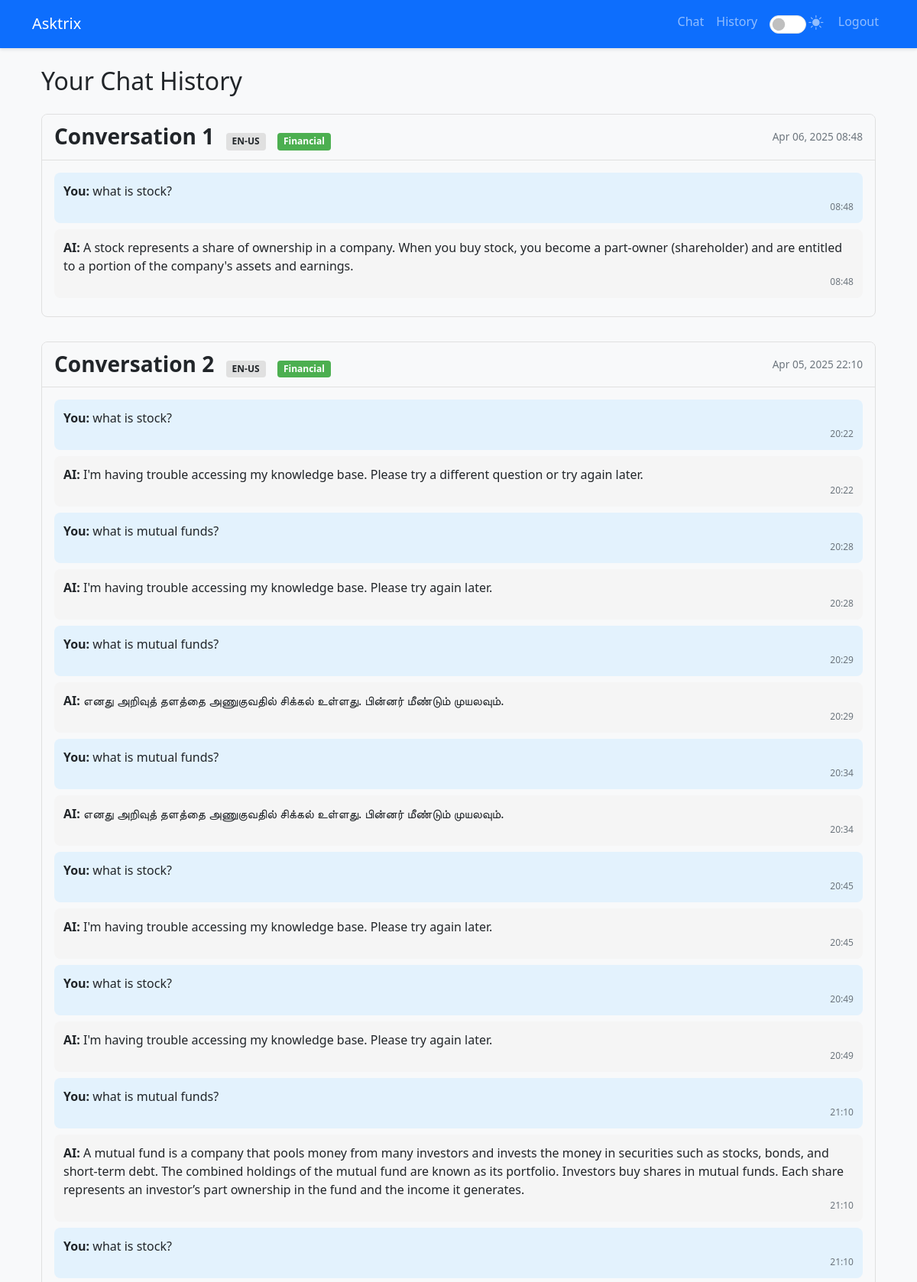
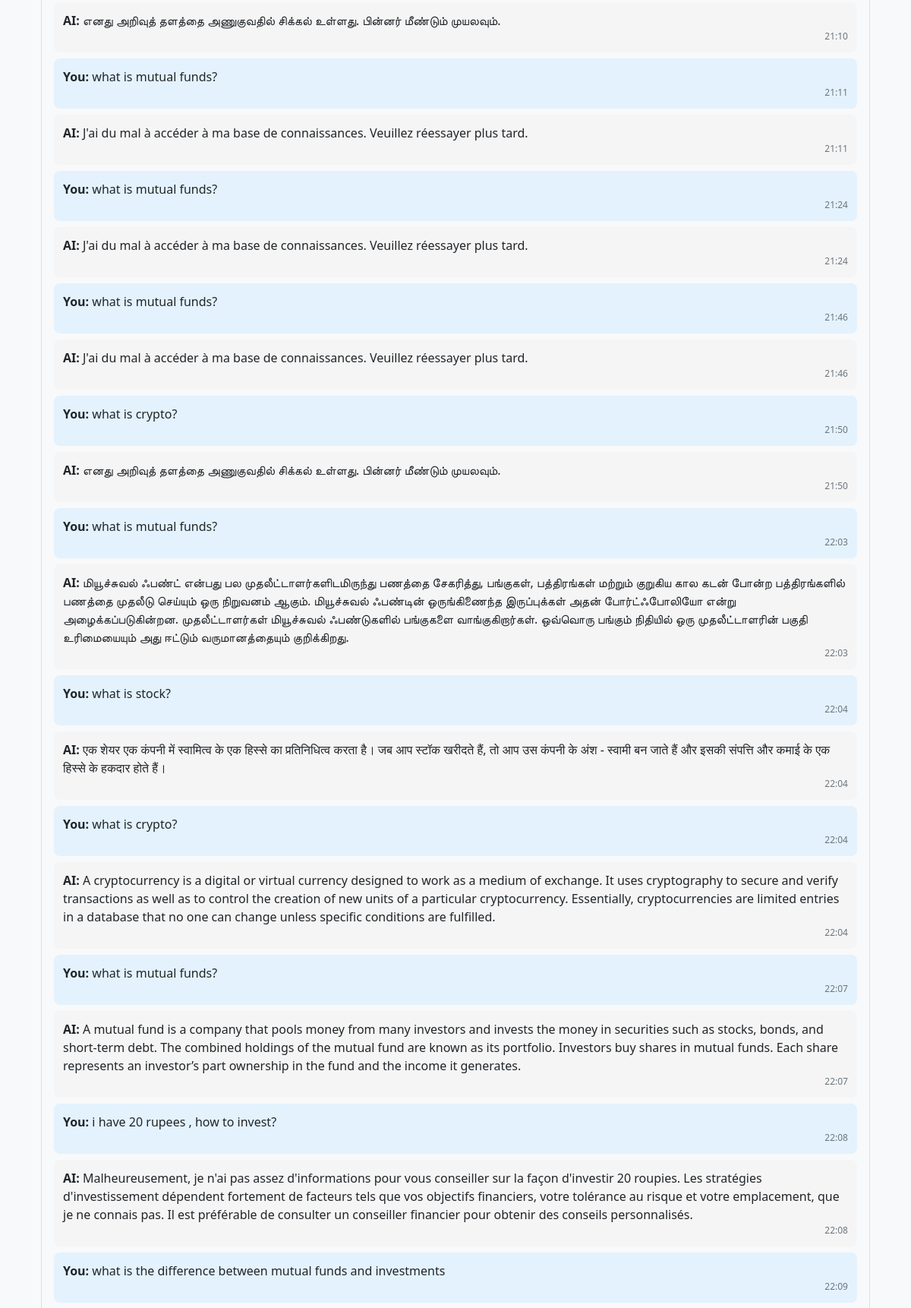
The page /history (signed in, upper part) on the database its author committed (2 pictures, top to bottom).
### models/chat.py (models this page shows, shortened)
class ChatHistory(db.Model):
    __tablename__ = 'chat_history'
    id = Column(Integer, primary_key=True)
    user_id = Column(Integer, ForeignKey('user.id'))
    message = Column(Text)
    response = Column(Text)
    translated_message = Column(Text)  # Stores English translation of user message
    translated_response = Column(Text)  # Stores original English version of bot response
    timestamp = Column(DateTime, default=datetime.utcnow)
    is_financial = Column(Boolean, default=False)
    conversation_id = Column(String(36), index=True)
    language = Column(String(5))  # User's selected language
    input_translation_status = Column(String(20), default='not_needed')  # not_needed/success/failed
    response_translation_status = Column(String(20), default='not_needed')  # not_needed/success/failed
    translation_error = Column(Text)  # Stores error details if any
    user = relationship("User", back_populates="chats")

### main.py (the view)
@app.route('/history')
@login_required
def history():
    conversations = db.session.query(
        ChatHistory.conversation_id,
        db.func.max(ChatHistory.timestamp).label('last_updated'),
        db.func.count(ChatHistory.id).label('message_count')
    ).filter_by(
        user_id=current_user.id
    ).group_by(
        ChatHistory.conversation_id
    ).order_by(
        db.desc('last_updated')
    ).all()
    conversation_data = []
    for conv in conversations:
        messages = ChatHistory.query.filter_by(
            user_id=current_user.id,
            conversation_id=conv.conversation_id
        ).order_by(
            ChatHistory.timestamp.asc()
        ).all()
        is_financial = any(msg.is_financial for msg in messages)
        conversation_data.append({
            'id': conv.conversation_id,
            'timestamp': conv.last_updated,
            'message_count': conv.message_count,
            'is_financial': is_financial,
            'language': messages[0].language if messages else 'en',
            'messages': messages
        })
    return render_template('history.html', conversations=conversation_data)

### main.py (called while the page is built)
@login_manager.user_loader
def load_user(user_id):
    return db.session.get(User, int(user_id))

### templates/history.html (shortened to what this page needs)
{% extends "base.html" %}
{% block content %}
<div class="container mt-4">
    <h2 class="mb-4">Your Chat History</h2>
    {% if conversations %}
        {% for conv in conversations %}
        <div class="conversation-container">
            <div class="conversation-header">
                <h3 class="conversation-title">
                    Conversation {{ loop.index }}
                    {% if conv.language %}
                    <span class="language-badge">{{ conv.language|upper }}</span>
                    {% endif %}
                    {% if conv.is_financial %}
                    <span class="language-badge financial-badge">Financial</span>
                    {% endif %}
                </h3>
                <div class="conversation-date">
                    {{ conv.timestamp.strftime('%b %d, %Y %H:%M') }}
                </div>
            </div>
            <div class="message-container">
                {% for msg in conv.messages %}
                <div class="user-message">
                    <strong>You:</strong> {{ msg.message }}
                    <div class="message-time">{{ msg.timestamp.strftime('%H:%M') }}</div>
                </div>
                <div class="bot-message">
                    <strong>AI:</strong> {{ msg.response }}
                    <div class="message-time">{{ msg.timestamp.strftime('%H:%M') }}</div>
                </div>
                {% endfor %}
            </div>
        </div>
        {% endfor %}
    {% else %}
        <div class="empty-state">
            <i class="fas fa-comment-slash fa-3x mb-3"></i>
            <h4>No conversations yet</h4>
            <p>Start chatting to see your history here</p>
        </div>
    {% endif %}
</div>
{% endblock %}

### templates/base.html (shortened to what this page needs)
<!DOCTYPE html>
<html lang="en" data-bs-theme="light">
<head>
    <link href="https://cdn.jsdelivr.net/npm/bootstrap@5.3.0/dist/css/bootstrap.min.css" rel="stylesheet">
    <link rel="stylesheet" href="https://cdn.jsdelivr.net/npm/bootstrap-icons@1.10.0/font/bootstrap-icons.css">
    <link rel="stylesheet" href="{{ url_for('static', filename='css/style.css') }}">
</head>
<body>
    <nav class="navbar navbar-expand-lg navbar-dark bg-primary">
        <div class="container">
            <a class="navbar-brand" href="{{ url_for('index') }}">Asktrix</a>
            <div class="collapse navbar-collapse" id="navbarNav">
                <ul class="navbar-nav ms-auto">
                    {% if current_user.is_authenticated %}
                    <li class="nav-item">
                        <a class="nav-link" href="{{ url_for('chat') }}">Chat</a>
                    </li>
                    <li class="nav-item">
                        <a class="nav-link" href="{{ url_for('history') }}">History</a>
                    </li>
                    <li class="nav-item">
                        <div class="nav-link theme-toggle-container">
                            <div class="form-check form-switch">
                                <input class="form-check-input" type="checkbox" id="themeSwitch">
                                <label class="form-check-label" for="themeSwitch">
                                    <i class="bi bi-sun-fill theme-icon-light"></i>
                                </label>
                            </div>
                        </div>
                    </li>
                    <li class="nav-item">
                        <a class="nav-link" href="{{ url_for('logout') }}">Logout</a>
                    </li>
                    {% endif %}
                </ul>
            </div>
        </div>
    </nav>
    <div class="container mt-4">
        {% block content %}{% endblock %}
    </div>
</body>
</html>

### static/css/style.css (style rules this page uses)
body { background-color: #f8f9fa; font-family: 'Segoe UI', Tahoma, Geneva, Verdana, sans-serif; transition: background-color 0.3s ease, color 0.3s ease; }
.theme-toggle-container { display: flex; align-items: center; }
.form-switch .form-check-input { width: 3rem; height: 1.5rem; cursor: pointer; }
.form-check-label { display: flex; align-items: center; margin-left: 0.5rem; cursor: pointer; }
.theme-icon-light, .theme-icon-dark { font-size: 1.2rem; margin: 0 0.2rem; }
.navbar { box-shadow: 0 2px 4px rgba(0, 0, 0, 0.1); transition: background-color 0.3s ease; }
.conversation-container { margin-bottom: 2rem; border: 1px solid #e0e0e0; border-radius: 8px; overflow: hidden; transition: border-color 0.3s ease, background-color 0.3s ease; }
.conversation-header { background-color: #f8f9fa; padding: 0.75rem 1rem; border-bottom: 1px solid #e0e0e0; display: flex; justify-content: space-between; align-items: center; transition: background-color 0.3s ease, border-color 0.3s ease; }
.conversation-title { font-weight: 600; margin: 0; transition: color 0.3s ease; }
.conversation-date { color: #6c757d; font-size: 0.85rem; transition: color 0.3s ease; }
.message-container { padding: 1rem; }
.user-message { background-color: #e3f2fd; padding: 0.75rem; border-radius: 8px; margin-bottom: 0.5rem; transition: background-color 0.3s ease; }
.bot-message { background-color: #f5f5f5; padding: 0.75rem; border-radius: 8px; margin-bottom: 0.5rem; transition: background-color 0.3s ease; }
.message-time { font-size: 0.75rem; color: #6c757d; text-align: right; transition: color 0.3s ease; }
.language-badge { display: inline-block; padding: 0.25rem 0.5rem; font-size: 0.75rem; background-color: #e0e0e0; border-radius: 4px; margin-left: 0.5rem; transition: background-color 0.3s ease; }
.financial-badge { background-color: #4caf50; color: white; }

### rows shown on the page
ChatHistory: language "EN-US", timestamp "Apr 06, 2025 08:48", message "what is stock?", timestamp "08:48", response "A stock represents a share of ownership in a company. When you buy stock, you become a part-owner (shareholder) and are entitled to a portion of the company's assets and earnings."
ChatHistory: language "EN-US", timestamp "Apr 05, 2025 22:10", message "what is stock?", timestamp "20:22", response "I'm having trouble accessing my knowledge base. Please try a different question or try again later."
ChatHistory: message "what is mutual funds?", timestamp "20:28", response "I'm having trouble accessing my knowledge base. Please try again later."
ChatHistory: message "what is mutual funds?", timestamp "20:29", response "எனது அறிவுத் தளத்தை அணுகுவதில் சிக்கல் உள்ளது. பின்னர் மீண்டும் முயலவும்."
ChatHistory: message "what is mutual funds?", timestamp "20:34", response "எனது அறிவுத் தளத்தை அணுகுவதில் சிக்கல் உள்ளது. பின்னர் மீண்டும் முயலவும்."
ChatHistory: message "what is stock?", timestamp "20:45", response "I'm having trouble accessing my knowledge base. Please try again later."
ChatHistory: message "what is stock?", timestamp "20:49", response "I'm having trouble accessing my knowledge base. Please try again later."
ChatHistory: message "what is mutual funds?", timestamp "21:10", response "A mutual fund is a company that pools money from many investors and invests the money in securities such as stocks, bonds, and short-term debt. The combined holdings of the mutual fund are known as its portfolio. Investors buy shares in mutual funds. Each share represents an investor’s part ownership in the fund and the income it generates."
ChatHistory: message "what is stock?", timestamp "21:10", response "எனது அறிவுத் தளத்தை அணுகுவதில் சிக்கல் உள்ளது. பின்னர் மீண்டும் முயலவும்."
ChatHistory: message "what is mutual funds?", timestamp "21:11", response "J'ai du mal à accéder à ma base de connaissances. Veuillez réessayer plus tard."
ChatHistory: message "what is mutual funds?", timestamp "21:24", response "J'ai du mal à accéder à ma base de connaissances. Veuillez réessayer plus tard."
ChatHistory: message "what is mutual funds?", timestamp "21:46", response "J'ai du mal à accéder à ma base de connaissances. Veuillez réessayer plus tard."
ChatHistory: message "what is crypto?", timestamp "21:50", response "எனது அறிவுத் தளத்தை அணுகுவதில் சிக்கல் உள்ளது. பின்னர் மீண்டும் முயலவும்."
ChatHistory: message "what is mutual funds?", timestamp "22:03", response "மியூச்சுவல் ஃபண்ட் என்பது பல முதலீட்டாளர்களிடமிருந்து பணத்தை சேகரித்து, பங்குகள், பத்திரங்கள் மற்றும் குறுகிய கால கடன் போன்ற பத்திரங்களில் பணத்தை முதலீடு செய்யும் ஒரு நிறுவனம் ஆகும். மியூச்சுவல் ஃபண்டின் ஒருங்கிணைந்த இருப்புக்கள் அதன் போர்ட்ஃபோலியோ என்று அழைக்கப்படுகின்றன. முதலீட்டாளர்கள் மியூச்சுவல் ஃபண்டுகளில் பங்குகளை வாங்குகிறார்கள். ஒவ்வொரு பங்கும் நிதியில் ஒரு முதலீட்டாளரின் பகுதி உரிமையையும் அது ஈட்டும் வருமானத்தையும் குறிக்கிறது."
ChatHistory: message "what is stock?", timestamp "22:04", response "एक शेयर एक कंपनी में स्वामित्व के एक हिस्से का प्रतिनिधित्व करता है। जब आप स्टॉक खरीदते हैं, तो आप उस कंपनी के अंश - स्वामी बन जाते हैं और इसकी संपत्ति और कमाई के एक हिस्से के हकदार होते हैं।"
ChatHistory: message "what is crypto?", timestamp "22:04", response "A cryptocurrency is a digital or virtual currency designed to work as a medium of exchange. It uses cryptography to secure and verify transactions as well as to control the creation of new units of a particular cryptocurrency. Essentially, cryptocurrencies are limited entries in a database that no one can change unless specific conditions are fulfilled."
ChatHistory: message "what is mutual funds?", timestamp "22:07", response "A mutual fund is a company that pools money from many investors and invests the money in securities such as stocks, bonds, and short-term debt. The combined holdings of the mutual fund are known as its portfolio. Investors buy shares in mutual funds. Each share represents an investor’s part ownership in the fund and the income it generates."
ChatHistory: message "i have 20 rupees , how to invest?", timestamp "22:08", response "Malheureusement, je n'ai pas assez d'informations pour vous conseiller sur la façon d'investir 20 roupies. Les stratégies d'investissement dépendent fortement de facteurs tels que vos objectifs financiers, votre tolérance au risque et votre emplacement, que je ne connais pas. Il est préférable de consulter un conseiller financier pour obtenir des conseils personnalisés."
ChatHistory: message "what is the difference between mutual funds and investments", timestamp "22:09"
